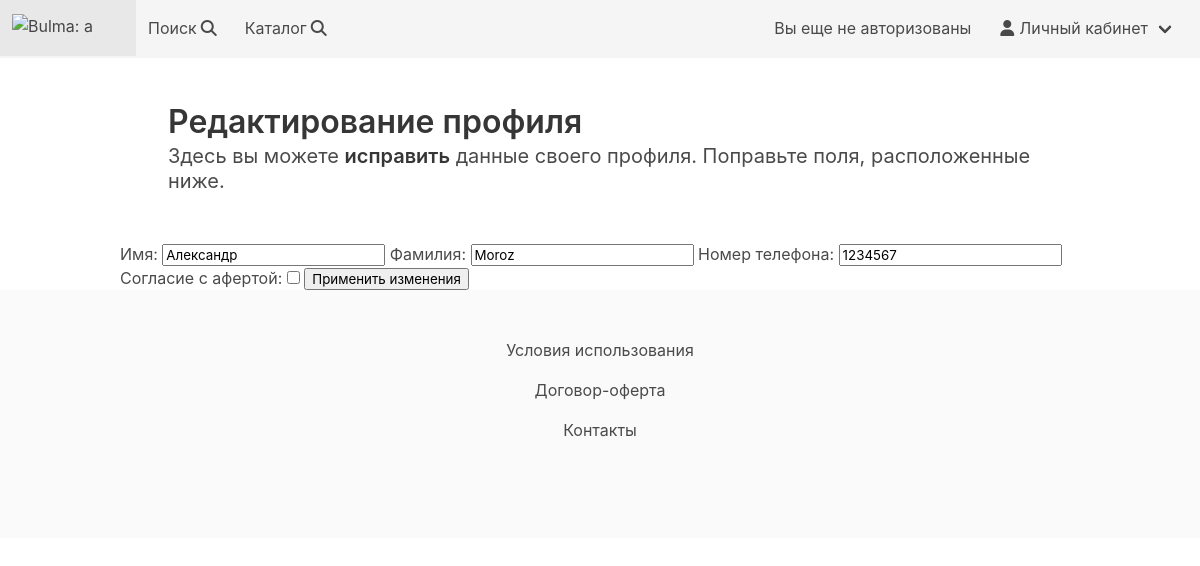
/edit_profile/1, run on an earlier commit of the app's database.
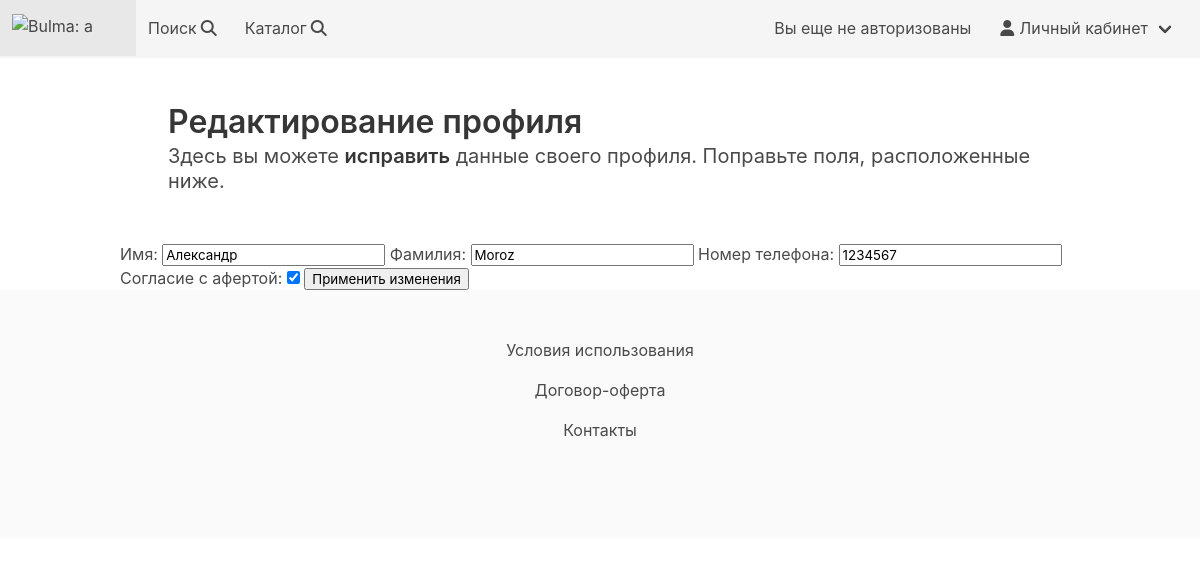
And on a later commit of the database.
### baseapp/models.py (models this page shows, shortened)
class AppUser(models.Model):
    user = models.OneToOneField(User, on_delete=models.CASCADE)
    name = models.CharField(max_length=128, verbose_name='Имя')
    surname = models.CharField(max_length=128, verbose_name='Фамилия')
    phoneNumber = models.CharField(max_length=15, verbose_name='Номер телефона')
    afertaSubmission = models.BooleanField(verbose_name='Согласие с афертой', default=True,)
    class Meta:
        verbose_name = 'Профиль'
        verbose_name_plural = 'Профили'

### baseapp/views.py (the view)
# urls.py: path('edit_profile/<int:pk>', EditProfile.as_view(), name='edit_profile'),  # Удалить машино-место
class EditProfile(UpdateView):
    template_name = 'baseapp/edit_profile.html'         # Относительный адрес шаблона
    form_class = ProfileForm                            # Имя формы
    def get_object(self, **kwargs):
        id = self.kwargs.get('pk')
        return AppUser.objects.get(pk=id)

### baseapp/forms.py
class ProfileForm(ModelForm):
    class Meta:
        model = AppUser
        fields = [
            'user',
            'name',
            'surname',
            'phoneNumber',
            'afertaSubmission',
        ]
        widgets = {'user': forms.HiddenInput(),
                   }

### templates/baseapp/edit_profile.html (shortened to what this page needs)
{% extends 'index.html' %}
{% block content %}
<section class="section">
        <h1 class="title">Редактирование профиля</h1>
        <h2 class="subtitle">
        Здесь вы можете <strong>исправить</strong> данные своего профиля. Поправьте поля, расположенные ниже.
        </h2>
</section>
<form method="POST">
    {{ form.as_table }}
    <input type="submit" value="Применить изменения">
</form>
{% endblock content %}

What changed in the data, as far as the page shows it:
changed AppUser "Александр": afertaSubmission "☐" → "☑"
